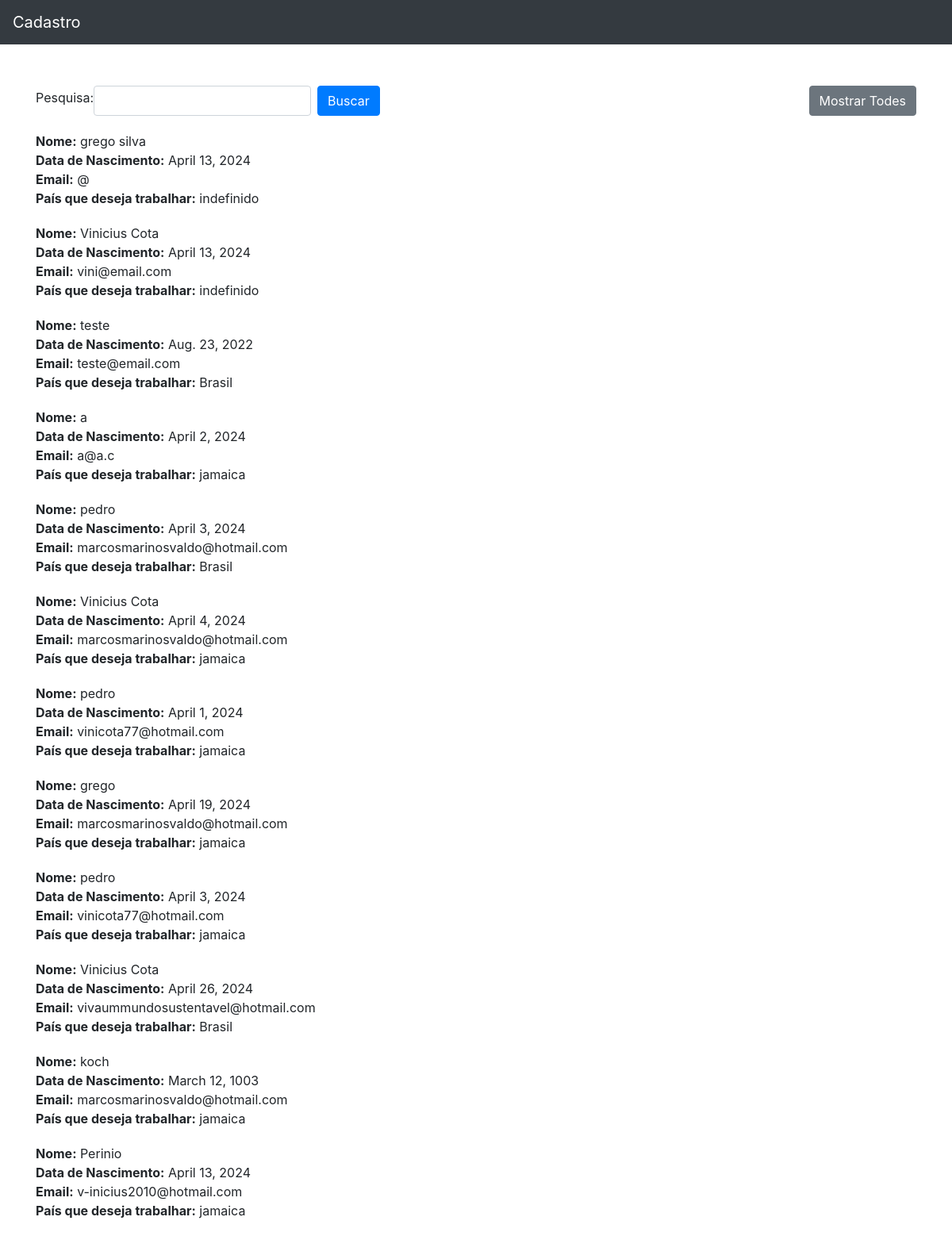
Screenshot of /core/mostrarTodes with the database file from the repository.
### core/models.py (models this page shows, shortened)
class Pessoa(models.Model):
   nome = models.CharField(max_length=100)
   dataNasc = models.DateField()
   email = models.CharField(max_length=100)
   paisDesejado = models.CharField(max_length=52)

### core/views.py (the view)
# urls.py: path('mostrarTodes', mostrarTodes, name='mostrarTodes')
def mostrarTodes(request):
    pessoas = Pessoa.objects.all()
    return render(request,"index.html", {"pessoas":pessoas})

### core/templates/index.html (shortened to what this page needs)
<!DOCTYPE html>
<html lang="en">
<head>
  <link href="https://stackpath.bootstrapcdn.com/bootstrap/4.5.2/css/bootstrap.min.css" rel="stylesheet">
</head>
<body>
  <header class="fixed-top bg-dark">
    <nav class="navbar navbar-dark">
      <a class="navbar-brand" href="/core/home">Cadastro</a>
    </nav>
  </header>
  <main class="container mt-5">
    <section class="search-section">
      <div class="d-flex justify-content-between align-items-center">
        <form action="{% url 'pesquisar' %}" method="GET" class="d-flex align-items-center">
          <label for="nomePesquisa">Pesquisa:</label>
          <input type="text" id="nomePesquisa" required name="nomePesquisa" class="form-control mr-2">
          <button type="submit" class="btn btn-primary">Buscar</button>
        </form>
        <form action="{% url 'mostrarTodes' %}" method="GET">
          <button type="submit" class="btn btn-secondary">Mostrar Todes</button>
        </form>
      </div>
    </section>
    <section class="pessoas-section">
      <ul class="list-unstyled">
        {% for pessoa in pessoas %}
        <li>
          <strong>Nome:</strong> {{ pessoa.nome }}<br>
          <strong>Data de Nascimento:</strong> {{ pessoa.dataNasc }}<br>
          <strong>Email:</strong> {{ pessoa.email }}<br>
          <strong>País que deseja trabalhar:</strong> {{ pessoa.paisDesejado }}
        </li>
        {% endfor %}
      </ul>
    </section>
  </main>
</body>
</html>

### core/templates/index.html (style rules this page uses)
body { padding-top: 60px; }
.search-section { margin-bottom: 20px; }
.pessoas-section li { margin-bottom: 20px; }

### rows the page displays
Pessoa: nome "grego silva", dataNasc "April 13, 2024", email "@", paisDesejado "indefinido"
Pessoa: nome "Vinicius Cota", dataNasc "April 13, 2024", email "vini@email.com", paisDesejado "indefinido"
Pessoa: nome "teste", dataNasc "Aug. 23, 2022", email "teste@email.com", paisDesejado "Brasil"
Pessoa: nome "a", dataNasc "April 2, 2024", email "a@a.c", paisDesejado "jamaica"
Pessoa: nome "pedro", dataNasc "April 3, 2024", email "marcosmarinosvaldo@hotmail.com", paisDesejado "Brasil"
Pessoa: nome "Vinicius Cota", dataNasc "April 4, 2024", email "marcosmarinosvaldo@hotmail.com", paisDesejado "jamaica"
Pessoa: nome "pedro", dataNasc "April 1, 2024", email "vinicota77@hotmail.com", paisDesejado "jamaica"
Pessoa: nome "grego", dataNasc "April 19, 2024", email "marcosmarinosvaldo@hotmail.com", paisDesejado "jamaica"
Pessoa: nome "pedro", dataNasc "April 3, 2024", email "vinicota77@hotmail.com", paisDesejado "jamaica"
Pessoa: nome "Vinicius Cota", dataNasc "April 26, 2024", email "vivaummundosustentavel@hotmail.com", paisDesejado "Brasil"
Pessoa: nome "koch", dataNasc "March 12, 1003", email "marcosmarinosvaldo@hotmail.com", paisDesejado "jamaica"
Pessoa: nome "Perinio", dataNasc "April 13, 2024", email "v-inicius2010@hotmail.com", paisDesejado "jamaica"
